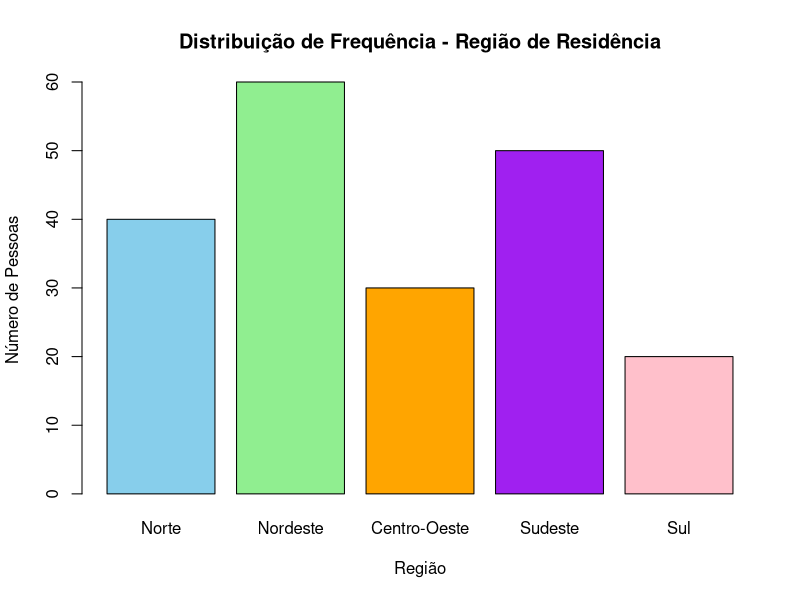
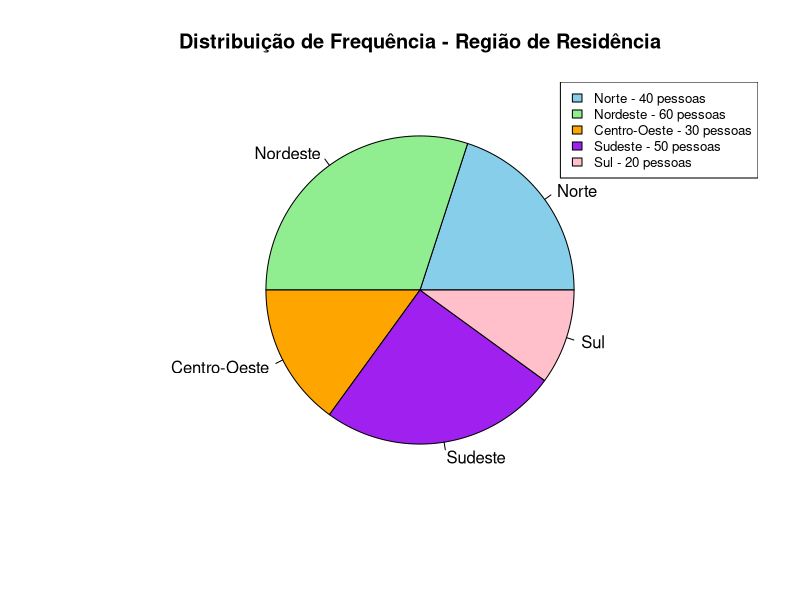
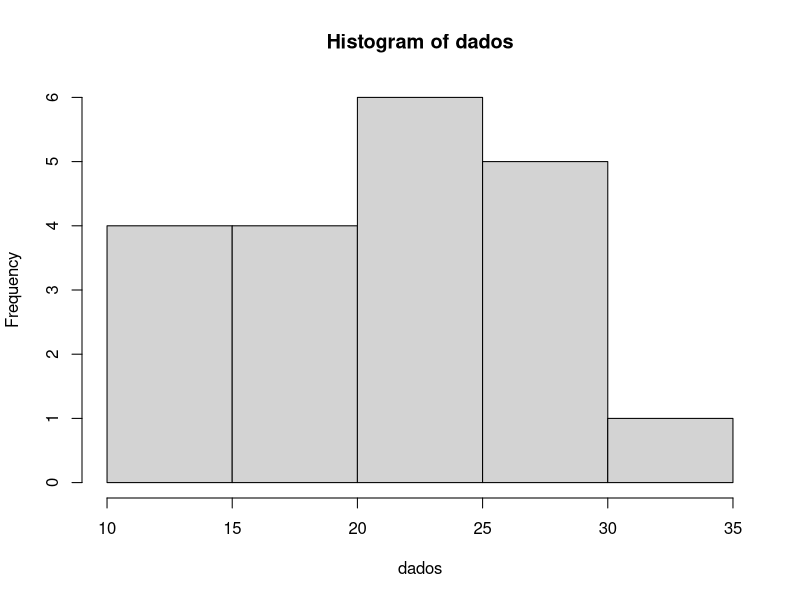
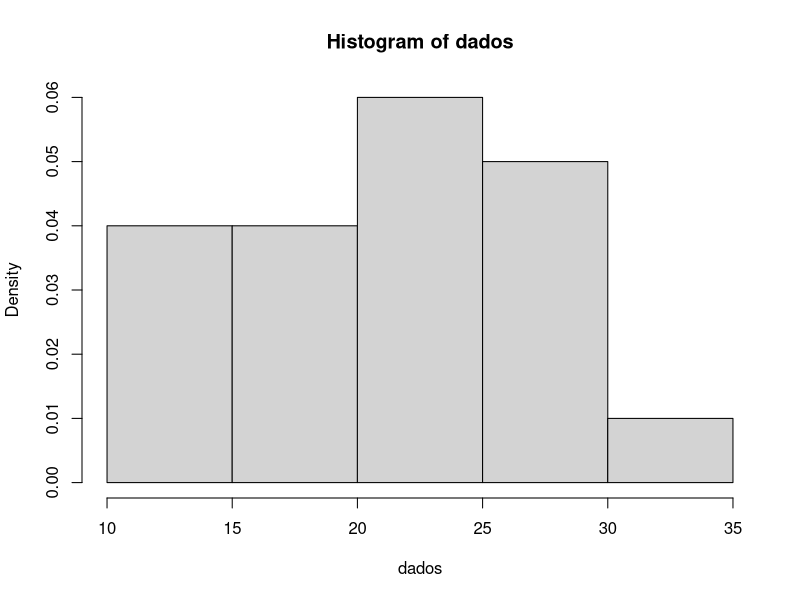
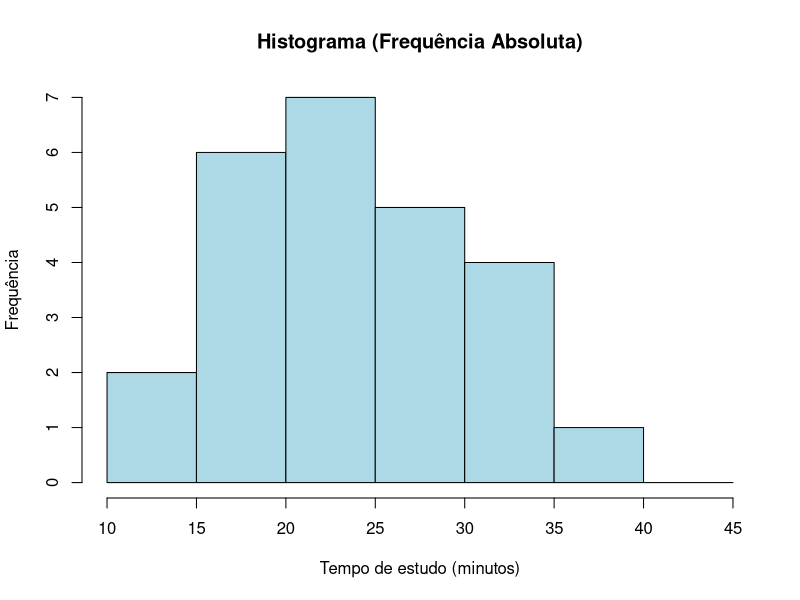
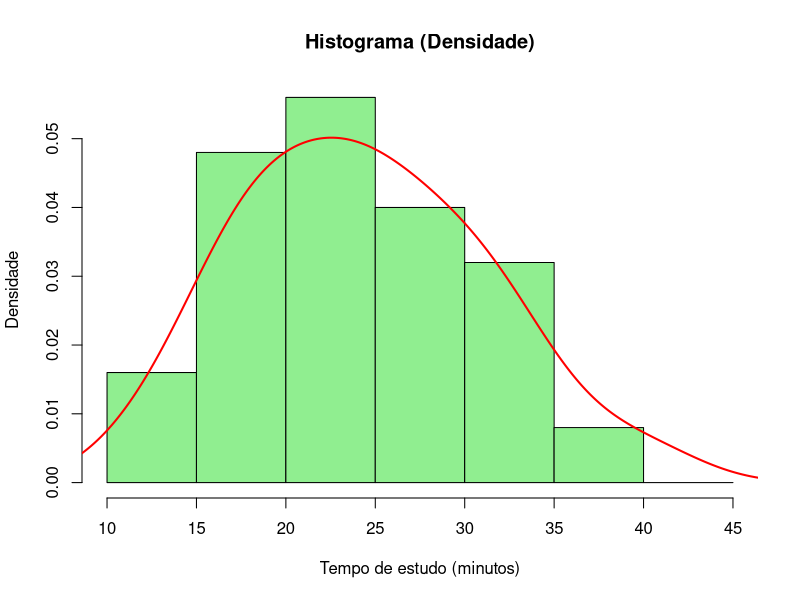

Write the R code that produced these figures, in order.
## ---- chunk 1
knitr::opts_chunk$set(#collapse = TRUE,
                      echo = TRUE, 
                      size = "footnotesize",
                      comment = NA,
                      warning = FALSE,
                      message = FALSE,
                      #out.width = "1\\linewidth",
                      fig.align = "center",
                      fig.width = 8, 
                      fig.height = 4, 
                      fig.show = "hold",
                      #fig.path = "Figuras1/",
                      fig.pos = "!htb",
                      fig.cap = TRUE,
                      background = "#E6E6FA",
                      #background = "black",
                      dev = c("png",'pdf'),
                      res=300,
                      dpi = 300)
## ---- chunk 2
#library(tidyverse)
#library(tinytex)
library(knitr)
library(kableExtra)
library(xtable)
library(ggplot2)
library(dplyr)
## ---- chunk 3
#| label: tbl-frutas
#| tbl-cap: "Distribuição por categoria de frutas."
#| tbl-cap-location: top

# Dados das categorias
categorias <- c("Maçã", "Banana", "Laranja", "Uva", "Manga")
frequencia <- c(25, 30, 20, 15, 10)

# Cálculo do total
total <- sum(frequencia)

# Proporção e percentual
prop <- frequencia / total
perc <- paste0(round(prop * 100, 2), "%")

# Montando a tabela com linha de Total
tabela_frutas <- rbind(
  data.frame(
    Categoria = categorias,
    Frequência = frequencia,
    Proporção = round(prop, 2),
    Percentual = perc
  ),
  data.frame(
    Categoria = "Total",
    Frequência = total,
    Proporção = 1.00,
    Percentual = "100%"
  )
)

# Gerando a tabela
kable(tabela_frutas, align = "c") %>%
  kable_styling(full_width = FALSE,
                bootstrap_options = c("striped", "hover", "condensed", "responsive")) %>%
  row_spec(nrow(tabela_frutas), bold = TRUE)  # destaca a última linha


## ---- chunk 4
#| label: tbl-regioes
#| tbl-cap: "Distribuição por região."
#| tbl-cap-location: top

# Criando os dados
regioes <- c("Norte", "Nordeste", "Centro-Oeste", "Sudeste", "Sul", "Total")
frequencia <- c(40, 60, 30, 50, 20, 200)
proporcao <- c(0.20, 0.30, 0.15, 0.25, 0.10, 1.00)
percentual <- c("20%", "30%", "15%", "25%", "10%", "100%")

tabela <- data.frame(
  Região = regioes,
  Frequência = frequencia,
  Proporção = proporcao,
  Percentual = percentual
)

# Gerando a tabela
kable(tabela, align = "c") %>%
  kable_styling(full_width = FALSE,
                bootstrap_options = c("striped", "hover", "condensed", "responsive")) %>%
  row_spec(6, bold = TRUE)  # deixa a linha do Total em negrito


## ---- chunk 5

# Dados da pesquisa
regioes <- c("Norte", "Nordeste", "Centro-Oeste", "Sudeste", "Sul")
frequencias <- c(40, 60, 30, 50, 20)

# Criar gráfico de barras
barplot(frequencias,
        names.arg = regioes,
        col = c("skyblue", "lightgreen", "orange", "purple", "pink"),
        main = "Distribuição de Frequência - Região de Residência",
        xlab = "Região",
        ylab = "Número de Pessoas")
# 

## ---- chunk 6


# Dados da pesquisa
regioes <- c("Norte", "Nordeste", "Centro-Oeste", "Sudeste", "Sul")
frequencias <- c(40, 60, 30, 50, 20)

# Criar gráfico de setores
pie(frequencias,
    labels = regioes,
    col = c("skyblue", "lightgreen", "orange", "purple", "pink"),
    main = "Distribuição de Frequência - Região de Residência")

# Adicionar legenda com valores
legend("topright",
       legend = paste(regioes, "-", frequencias, "pessoas"),
       fill = c("skyblue", "lightgreen", "orange", "purple", "pink"),
       cex = 0.8)

## ---- chunk 7
#| label: tbl-satisfacao
#| tbl-cap: "Distribuição por grau de satisfação."
#| tbl-cap-location: top
# Dados
categorias <- c("Muito insatisfeito", "Insatisfeito", "Neutro", "Satisfeito", "Muito satisfeito")
frequencia <- c(10, 20, 30, 40, 20)

# Total
total <- sum(frequencia)

# Proporção e percentual
prop <- frequencia / total
perc <- paste0(round(prop * 100, 1), "%")

# Montando tabela com linha de Total
tabela_satisfacao <- rbind(
  data.frame(
    "Grau de Satisfação" = categorias,
    "Frequência" = frequencia,
    "Proporção" = round(prop, 3),
    "Percentual" = perc,
    check.names = FALSE
  ),
  data.frame(
    "Grau de Satisfação" = "Total",
    "Frequência" = total,
    "Proporção" = 1.00,
    "Percentual" = "100%",
    check.names = FALSE
  )
)

# Gerando a tabela
kable(tabela_satisfacao, align = "c") %>%
  kable_styling(full_width = FALSE,
                bootstrap_options = c("striped", "hover", "condensed", "responsive")) %>%
  row_spec(nrow(tabela_satisfacao), bold = TRUE)  # destaca a linha do Total


## ---- chunk 8
#| label: tbl-satisfacaoacumulada
#| tbl-cap: "Distribuição acumulada por grau de satisfação."
#| tbl-cap-location: top
# Dados
categorias <- c("Muito satisfeito", "Satisfeito", "Neutro", "Insatisfeito", "Muito insatisfeito")
frequencia <- c(20, 40, 30, 20, 10)

# Total
total <- sum(frequencia)

# Frequência acumulada
freq_acum <- cumsum(frequencia)

# Percentual acumulado
perc_acum <- paste0(round(freq_acum / total * 100, 1), "%")

# Montando tabela com linha de Total
tabela_satisfacao_acum <- rbind(
  data.frame(
    "Grau de Satisfação" = categorias,
    "Frequência" = frequencia,
    "Freq. Acumulada" = freq_acum,
    "Percentual Acumulado" = perc_acum,
    check.names = FALSE
  ),
  data.frame(
    "Grau de Satisfação" = "Total",
    "Frequência" = total,
    "Freq. Acumulada" = total,
    "Percentual Acumulado" = "100%",
    check.names = FALSE
  )
)

# Gerando a tabela
kable(tabela_satisfacao_acum, align = "c") %>%
  kable_styling(full_width = FALSE,
                bootstrap_options = c("striped", "hover", "condensed", "responsive")) %>%
  row_spec(nrow(tabela_satisfacao_acum), bold = TRUE)  # destaca a linha do Total


## ---- chunk 9
#| label: tbl-ensino
#| tbl-cap: "Distribuição por nível de ensino."
#| tbl-cap-location: top
# Dados
categorias <- c("Pós-graduação", "Ensino Superior", "Ensino Médio",
                "Ensino Fundamental II", "Ensino Fundamental I")
frequencia <- c(500, 1500, 2500, 2000, 1000)

# Total
total <- sum(frequencia)

# Proporção e porcentagem
prop <- frequencia / total
perc <- paste0(round(prop * 100, 1), "%")

# Frequência acumulada e percentual acumulado
freq_acum <- cumsum(frequencia)
perc_acum <- paste0(round(freq_acum / total * 100, 1), "%")

# Montando tabela com linha de Total
tabela_ensino <- rbind(
  data.frame(
    "Nível de Ensino" = categorias,
    "Frequência" = frequencia,
    "Proporção" = round(prop, 3),
    "Porcentagem" = perc,
    "Freq. Acumulada (%)" = perc_acum,
    check.names = FALSE
  ),
  data.frame(
    "Nível de Ensino" = "Total",
    "Frequência" = total,
    "Proporção" = 1.00,
    "Porcentagem" = "100%",
    "Freq. Acumulada (%)" = "100%",
    check.names = FALSE
  )
)

# Gerando a tabela
kable(tabela_ensino, align = "c") %>%
  kable_styling(full_width = FALSE,
                bootstrap_options = c("striped", "hover", "condensed", "responsive")) %>%
  row_spec(nrow(tabela_ensino), bold = TRUE)  # destaca a linha do Total

## ---- chunk 10
#| label: tbl-idade
#| tbl-cap: "Distribuição por intervalo de idade."
#| tbl-cap-location: top
# Dados
intervalos <- c(
  "\\(10 \\vdash 20\\)",
  "\\(20 \\vdash 30\\)",
  "\\(30 \\vdash 40\\)",
  "\\(40 \\vdash 50\\)",
  "\\(50 \\vdash 60\\)",
  "\\(60 \\vdash 70\\)"
)
frequencia <- c(8, 20, 25, 22, 15, 10)

# Total
total <- sum(frequencia)

# Proporção e porcentagem
prop <- frequencia / total
perc <- paste0(round(prop * 100, 1), "%")

# Frequência acumulada e percentual acumulado
freq_acum <- cumsum(frequencia)
perc_acum <- paste0(round(freq_acum / total * 100, 1), "%")

# Montando tabela com linha de Total
tabela_idade <- rbind(
  data.frame(
    "Intervalo de Idade" = intervalos,
    "Frequência" = frequencia,
    "Proporção" = round(prop, 2),
    "Porcentagem" = perc,
    "Freq. Acumulada (%)" = perc_acum,
    check.names = FALSE
  ),
  data.frame(
    "Intervalo de Idade" = "Total",
    "Frequência" = total,
    "Proporção" = 1.00,
    "Porcentagem" = "100%",
    "Freq. Acumulada (%)" = "100%",
    check.names = FALSE
  )
)

# Gerando a tabela
kable(tabela_idade, align = "c", escape = FALSE) %>%   # escape=FALSE para renderizar LaTeX ($\vdash$)
  kable_styling(full_width = FALSE,
                bootstrap_options = c("striped", "hover", "condensed", "responsive")) %>%
  row_spec(nrow(tabela_idade), bold = TRUE)  # destaca a linha do Total


## ---- chunk 11
#| label: tbl-tempo
#| tbl-cap: "Distribuição por intervalo de tempo."
#| tbl-cap-location: top
# Dados
intervalos <- c(
  "\\(0 \\vdash 10\\)",
  "\\(10 \\vdash 20\\)",
  "\\(20 \\vdash 30\\)",
  "\\(30 \\vdash 40\\)",
  "\\(40 \\vdash 50\\)",
  "\\(50 \\vdash 60\\)",
  "\\(60 \\vdash 70\\)"
)
frequencia <- c(5, 12, 15, 10, 8, 6, 4)
# Montando tabela com colunas incompletas
tabela_exercicio <- rbind(
  data.frame(
    "Intervalo de Tempo" = intervalos,
    "Frequência" = frequencia,
    "Proporção" = "...",
    "Porcentagem" = "...",
    "Freq. Acumulada (%)" = "...",
    check.names = FALSE
  ),
  data.frame(
    "Intervalo de Tempo" = "Total",
    "Frequência" = sum(frequencia),
    "Proporção" = "1.00",
    "Porcentagem" = "100%",
    "Freq. Acumulada (%)" = "100%",
    check.names = FALSE
  )
)

# Gerando a tabela
kable(tabela_exercicio, align = "c", escape = FALSE) %>%
  kable_styling(full_width = FALSE,
                bootstrap_options = c("striped", "hover", "condensed", "responsive")) %>%
  row_spec(nrow(tabela_exercicio), bold = TRUE)  # destaca a linha do Total


## ---- chunk 12
#| label: tbl-tempocompleto
#| tbl-cap: "Distribuição por intervalo de tempo."
#| tbl-cap-location: top
# Intervalos com LaTeX
intervalos <- c(
  "\\(0 \\vdash 10\\)",
  "\\(10 \\vdash 20\\)",
  "\\(20 \\vdash 30\\)",
  "\\(30 \\vdash 40\\)",
  "\\(40 \\vdash 50\\)",
  "\\(50 \\vdash 60\\)",
  "\\(60 \\vdash 70\\)"
)

# Frequências
frequencia <- c(5, 12, 15, 10, 8, 6, 4)

# Total
total <- sum(frequencia)

# Proporção e porcentagem
prop <- frequencia / total
perc <- paste0(round(prop * 100, 1), "%")

# Frequência acumulada e percentual acumulado
freq_acum <- cumsum(frequencia)
perc_acum <- paste0(round(freq_acum / total * 100, 1), "%")

# Montando tabela com linha de Total
tabela_tempo <- rbind(
  data.frame(
    "Intervalo de Tempo" = intervalos,
    "Frequência" = frequencia,
    "Proporção" = round(prop, 3),
    "Porcentagem" = perc,
    "Freq. Acumulada (%)" = perc_acum,
    check.names = FALSE
  ),
  data.frame(
    "Intervalo de Tempo" = "Total",
    "Frequência" = total,
    "Proporção" = 1.00,
    "Porcentagem" = "100%",
    "Freq. Acumulada (%)" = "100%",
    check.names = FALSE
  )
)

# Gerando a tabela
kable(tabela_tempo, align = "c", escape = FALSE) %>%
  kable_styling(full_width = FALSE,
                bootstrap_options = c("striped", "hover", "condensed", "responsive")) %>%
  row_spec(nrow(tabela_tempo), bold = TRUE)  # destaca a linha do Total


## ---- chunk 13
# Dados
dados <- c(11, 33, 25, 14, 22,
           23, 28, 18, 17, 29,
           30, 26, 26, 23, 14,
           17, 22, 19, 25, 15)
sort(dados)
## ---- chunk 14
#| label: tbl-transito
#| tbl-cap: "Distribuição de frequência do tempo de deslocamento."
#| tbl-cap-location: top
# Dados
dados <- c(11, 33, 25, 14, 22,
           23, 28, 18, 17, 29,
           30, 26, 26, 23, 14,
           17, 22, 19, 25, 15)

# Intervalos com LaTeX
intervalos <- c(
  "\\(10 \\dashv 15\\)",
  "\\(15 \\dashv 20\\)",
  "\\(20 \\dashv 25\\)",
  "\\(25 \\dashv 30\\)",
  "\\(30 \\dashv 35\\)"
)

# Frequências corretas
frequencia <- c(4, 4, 6, 5, 1)

# Total
total <- sum(frequencia)

# Proporção e porcentagem
prop <- frequencia / total
perc <- paste0(round(prop * 100, 1), "%")

# Montando tabela com linha de Total
tabela_tempo <- data.frame(
  "Intervalo de Tempo" = c(intervalos, "Total"),
  "Frequência" = c(frequencia, total),
  "Proporção" = c(round(prop, 3), 1.000),
  "Porcentagem" = c(perc, "100%"),
  check.names = FALSE
)

# Gerando a tabela
kable(tabela_tempo, align = "c", escape = FALSE) %>%
  kable_styling(full_width = FALSE,
                bootstrap_options = c("striped", "hover", "condensed", "responsive")) %>%
  row_spec(nrow(tabela_tempo), bold = TRUE)


## ---- chunk 15
# Dados
dados <- c(11, 33, 25, 14, 22,
           23, 28, 18, 17, 29,
           30, 26, 26, 23, 14,
           17, 22, 19, 25, 15)
hist(dados)

## ---- chunk 16
hist(dados, probability=T)
## ---- chunk 17
dados <- c(12, 18, 25, 30, 22,
           15, 28, 35, 40, 20,
           18, 25, 27, 32, 16,
           22, 24, 19, 21, 29,
           33, 26, 17, 23, 31)
## ---- chunk 18
hist(dados,
     breaks = seq(10, 45, by = 5),
     main = "Histograma (Frequência Absoluta)",
     xlab = "Tempo de estudo (minutos)",
     ylab = "Frequência",
     col = "lightblue")
## ---- chunk 19
hist(dados,
     breaks = seq(10, 45, by = 5),
     freq = FALSE,   # eixo y = densidade
     main = "Histograma (Densidade)",
     xlab = "Tempo de estudo (minutos)",
     ylab = "Densidade",
     col = "lightgreen")

# Adicionando curva de densidade suavizada
lines(density(dados), col = "red", lwd = 2)
